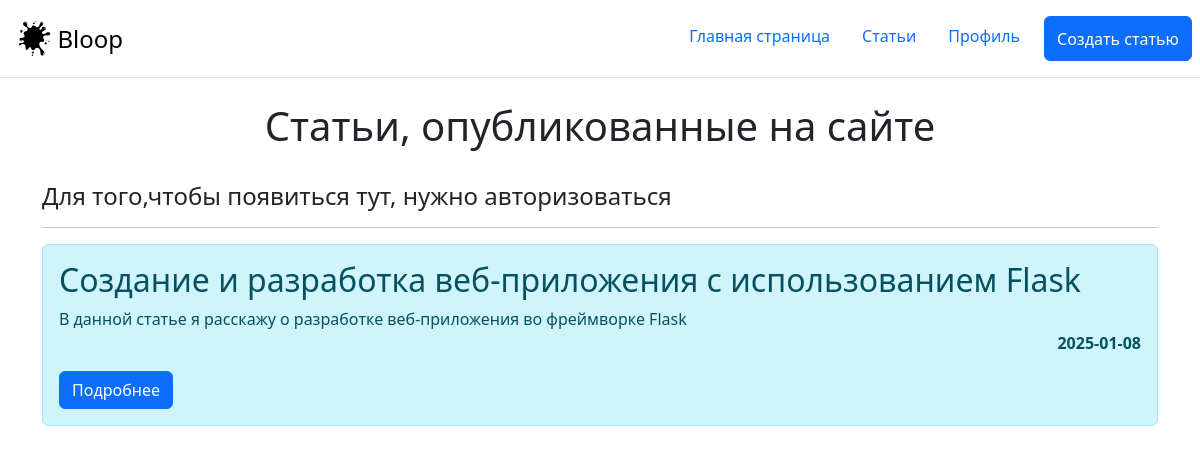
Page /articles on the earlier database version.
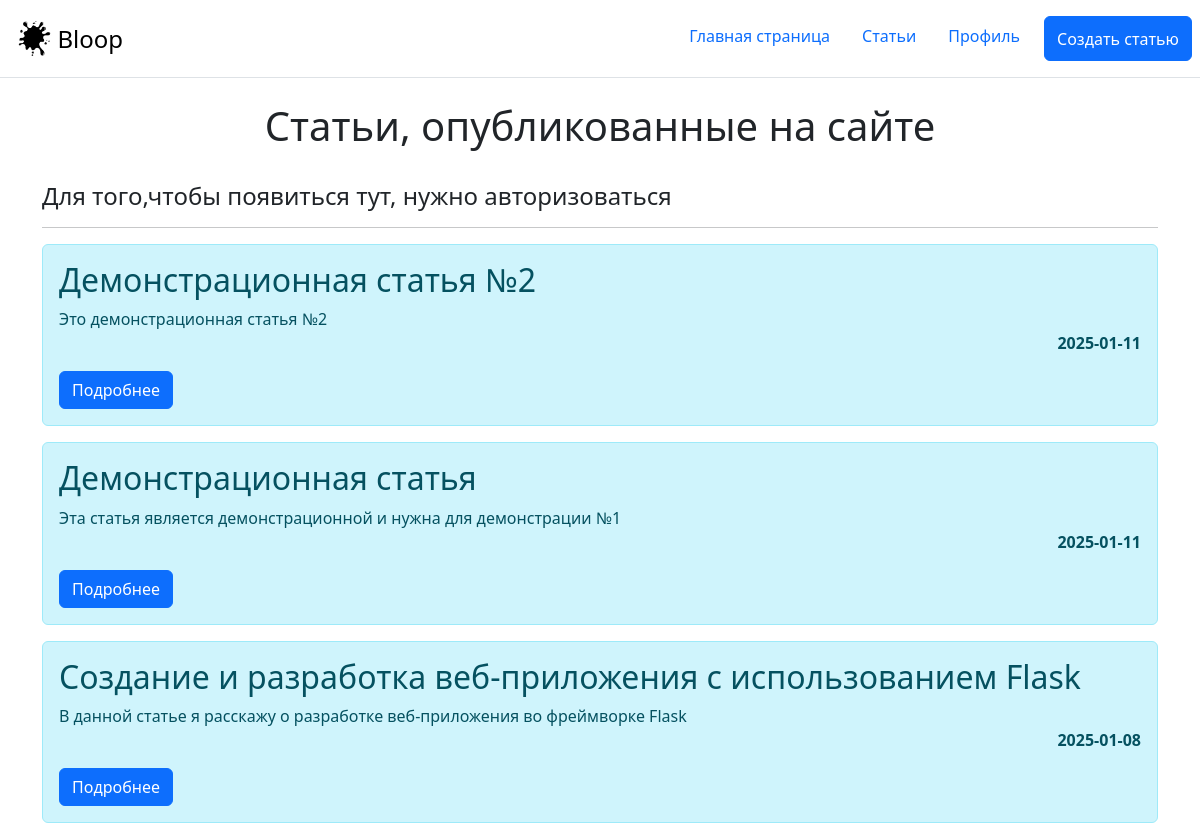
Same page on the later database version.
### tables this page shows
CREATE TABLE "Articles" (
	"ID"	INTEGER NOT NULL UNIQUE,
	"Author"	INTEGER NOT NULL,
	"Title"	TEXT NOT NULL,
	"Introtext"	TEXT,
	"txt"	TEXT,
	"datepublishing"	INTEGER,
	PRIMARY KEY("ID" AUTOINCREMENT)
);

### app.py (the view)
@app.route('/articles')
def all_articles():
    connection = connect('acc.db')
    cursor = connection.cursor()
    cursor.execute("SELECT *  FROM Articles ORDER BY id DESC")
    session_1 = str(check_auth())
    try:
        idenf=session['user_id']
    except:
        idenf=0
    return render_template('all_articles.html',articles=cursor.fetchall(), session=session_1, idenf=int(idenf))

### app.py (called while the page is built)
def check_auth():
    if 'logged_in' in session:
        return True
    else:
        return False

### templates/all_articles.html (shortened to what this page needs)
{%extends "base.html"%}
{%block body%}
<div class="container">
    <h1 align="center">Статьи, опубликованные на сайте</h1><br>
    {%if session == 'True'%}
    <h4>Вы всегда можете <a href="/article/create-article">создать свою статью</a> и она появится тут</h4>
    {% else %}
    <h4>Для того,чтобы появиться тут, нужно авторизоваться</h4>
    {%endif%}
    <hr>
    {%for art in articles%}
    <div class="alert alert-info">
        <h2>{{art[2]}}</h2>
        {{art[3]}}
        <p align="right"><b>{{art[5][0:10]}}</b></p>
        <a href="/article/{{art[0]}}" class="btn btn-primary">Подробнее</a>
    </div>
    {%endfor%}
</div>
{%endblock%}

Differences in the rows shown:
added Articles: Title "Демонстрационная статья №2", Introtext "Это демонстрационная статья №2", datepublishing "2025-01-11"
added Articles: Title "Демонстрационная статья", Introtext "Эта статья является демонстрационной и нужна для демонстрации №1", datepublishing "2025-01-11"
